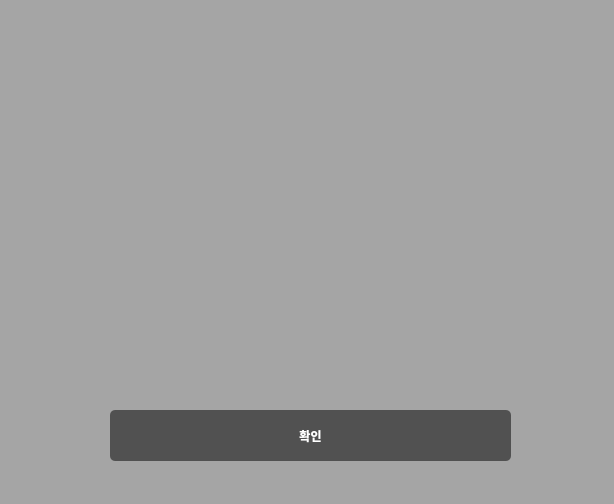
<?xml version="1.0" encoding="UTF-8"?>
<ui version="4.0">
 <class>MainWindow</class>
 <widget class="QMainWindow" name="MainWindow">
  <property name="geometry">
   <rect>
    <x>0</x>
    <y>0</y>
    <width>614</width>
    <height>504</height>
   </rect>
  </property>
  <property name="windowTitle">
   <string>MainWindow</string>
  </property>
  <property name="styleSheet">
   <string notr="true">background-color:rgb(165, 165, 165);</string>
  </property>
  <widget class="QWidget" name="centralwidget">
   <widget class="QLabel" name="label">
    <property name="geometry">
     <rect>
      <x>70</x>
      <y>40</y>
      <width>481</width>
      <height>71</height>
     </rect>
    </property>
    <property name="font">
     <font>
      <family>LG Smart UI SemiBold</family>
      <weight>75</weight>
      <bold>true</bold>
     </font>
    </property>
    <property name="styleSheet">
     <string notr="true">color: rgb(255, 255, 255);</string>
    </property>
    <property name="text">
     <string/>
    </property>
   </widget>
   <widget class="QPushButton" name="ButtonOK">
    <property name="geometry">
     <rect>
      <x>110</x>
      <y>410</y>
      <width>401</width>
      <height>51</height>
     </rect>
    </property>
    <property name="font">
     <font>
      <family>LG Smart UI SemiBold</family>
      <weight>75</weight>
      <bold>true</bold>
     </font>
    </property>
    <property name="styleSheet">
     <string notr="true">background-color: rgb(81, 81, 81);
border-radius: 5px;
color: rgb(255, 255, 255);</string>
    </property>
    <property name="text">
     <string>확인</string>
    </property>
   </widget>
   <widget class="QLabel" name="label_2">
    <property name="geometry">
     <rect>
      <x>70</x>
      <y>140</y>
      <width>481</width>
      <height>71</height>
     </rect>
    </property>
    <property name="font">
     <font>
      <family>LG Smart UI SemiBold</family>
      <weight>75</weight>
      <bold>true</bold>
     </font>
    </property>
    <property name="styleSheet">
     <string notr="true">color: rgb(255, 255, 255);</string>
    </property>
    <property name="text">
     <string/>
    </property>
   </widget>
   <widget class="QLabel" name="label_3">
    <property name="geometry">
     <rect>
      <x>70</x>
      <y>230</y>
      <width>481</width>
      <height>141</height>
     </rect>
    </property>
    <property name="font">
     <font>
      <family>LG Smart UI SemiBold</family>
      <weight>75</weight>
      <bold>true</bold>
     </font>
    </property>
    <property name="styleSheet">
     <string notr="true">color: rgb(255, 255, 255);</string>
    </property>
    <property name="text">
     <string/>
    </property>
   </widget>
  </widget>
  <widget class="QMenuBar" name="menubar">
   <property name="geometry">
    <rect>
     <x>0</x>
     <y>0</y>
     <width>614</width>
     <height>22</height>
    </rect>
   </property>
  </widget>
  <widget class="QStatusBar" name="statusbar"/>
 </widget>
 <resources/>
 <connections/>
</ui>
